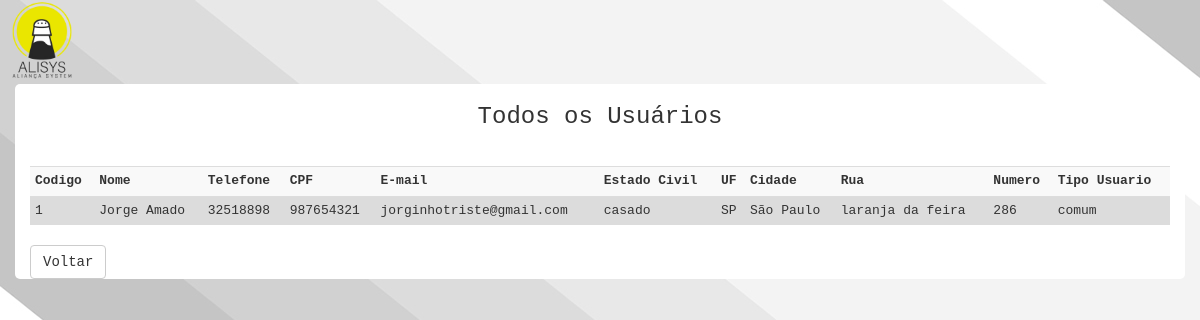
/AliSys_interface/ManterUsuario/Pesquisa/RelatorioUsuario.php, run on the app's committed database.
### tables this page shows
create table usuario(
	codigo       int auto_increment primary key,
    nome         varchar(50) not null,
    cpf          varchar(20) not null,
    rg           varchar(20) not null,
    estcivil     varchar(20) not null,
    datanasc     date        not null,
    tipous       varchar(20) not null,
    uf           varchar(2)  not null,
    cidade       varchar(50),
    rua          varchar(50),
    numero       int ,
    email        varchar(60),
    telefone     varchar(20),
    senha        varchar(100) not null
);

### AliSys_interface/ManterUsuario/Pesquisa/RelatorioUsuario.php (the view, shortened to what this page needs)
<html>
    <head>
        <link rel="stylesheet" href="../../bootstrap-3.3.6-dist/css/bootstrap.min.css">
    </head>
    <body style='background-attachment:fixed;' background="../../imagens/madeira.jpg" bgproperties="fixed">
        <?php
        include '../../logo.php';
        echo '<div  class="container">';
        echo '<center><h3>Todos os Usuários </h3> </center><br>';
        include '../../ConectaBanco.php';
        $busca = "select * from usuario;";
        $resultado = mysqli_query($conexao, $busca);
        $cliente = mysqli_fetch_assoc($resultado);
        echo "<center><table class='table table-condensed table-striped' style='background-color:#DCDCDC'><tr style='font-weight:bolder' ><td>Codigo</td ><td > Nome</td><td > Telefone </td><td >  CPF  </td> <td>E-mail</td><td>Estado Civil</td><td>UF</td > <td>Cidade</td ><td>Rua </td> <td>Numero </td><td>Tipo Usuario </td> </tr>";
        while ($cliente) {
            echo "<tr><td>" . $cliente['codigo'] . "</td><td>" . $cliente['nome'] . "</td><td>" . $cliente['telefone'] . "</td><td>" . $cliente['cpf'] . "</td><td>" . $cliente['email'] . "</td><td>" . $cliente['estcivil'] . " </td><td>" . $cliente['uf'] . "</td><td>" . $cliente['cidade'] . "</td><td>" . $cliente['rua'] . "</td><td>" . $cliente['numero'] . "</td><td>" . $cliente['tipous'] . " </td> </tr>";
            $cliente = mysqli_fetch_assoc($resultado);
        }
        echo "</table></center>";
        echo'<a class="btn btn-default" href="../Pesquisa/ManterUsuario.php">Voltar</a> </div>';
        ?>
    </body>
</html>

### data on the page
usuario: codigo "1", nome "Jorge Amado", telefone "32518898", cpf "987654321", email "jorginhotriste@gmail.com", estcivil "casado", uf "SP", cidade "São Paulo", rua "laranja da feira", numero "286", tipous "comum"
